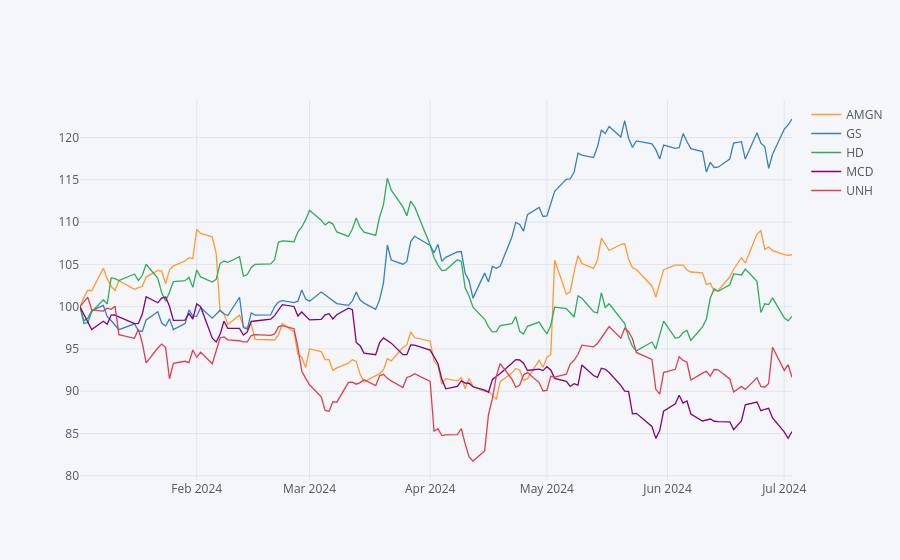

Write notebook code for a chart like this one.
### Markdown cell above
## Normalized Plot

### Code cell
# Normalize plot
df4.normalize().iplot()
